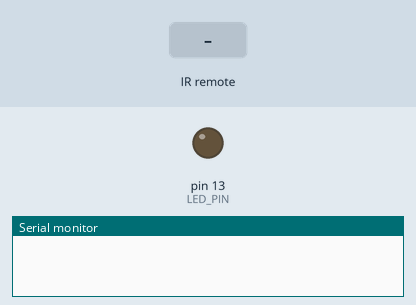
Simulated run of this sketch. Board: Arduino Uno, built with avr-gcc and run on an emulated ATmega328P. Parts: output pins drawn as LEDs (lit = HIGH), the last lines printed to the serial monitor. The test bench sets the inputs (shaded band).

Above: at 1.2 s.
1.3 s: infrared code 0xAB54FF00 received
At 1.7 s:
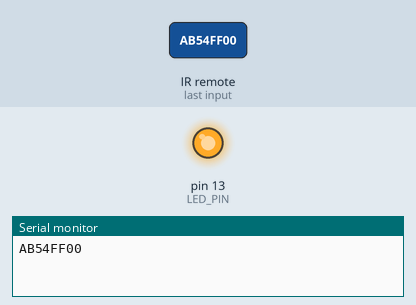
2.8 s: infrared code 0xE916FF00 received
At 4.1 s:
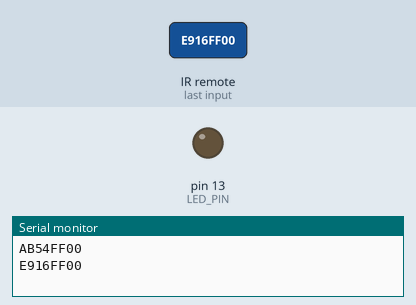
Timing chart, 0 to 5.8 s (numbered marks = the images above; inputs shaded):
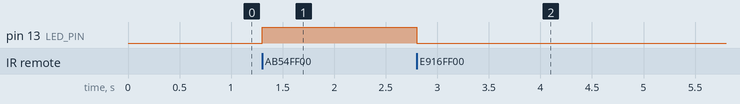

The sketch:

IR_Recieve.ino
```cpp
#include <IRremote.h>

#define IR_PIN 3
#define LED_PIN 13

IRrecv IR(IR_PIN);

void setup() {
  IR.enableIRIn();
  Serial.begin(9600);
  pinMode(LED_PIN, OUTPUT);
}

void loop() {
  if (IR.decode())
  {
    Serial.println(IR.decodedIRData.decodedRawData, HEX);
    if (IR.decodedIRData.decodedRawData == 0xAB54FF00)
      digitalWrite(LED_PIN, HIGH);
    else if (IR.decodedIRData.decodedRawData == 0xE916FF00)
      digitalWrite(LED_PIN, LOW);
    IR.resume();
  }
}
```

Measured:
- after the input at 1.3 s, pin 13 (LED_PIN): LOW → HIGH at once
- after the input at 2.8 s, pin 13 (LED_PIN): HIGH → LOW at once
